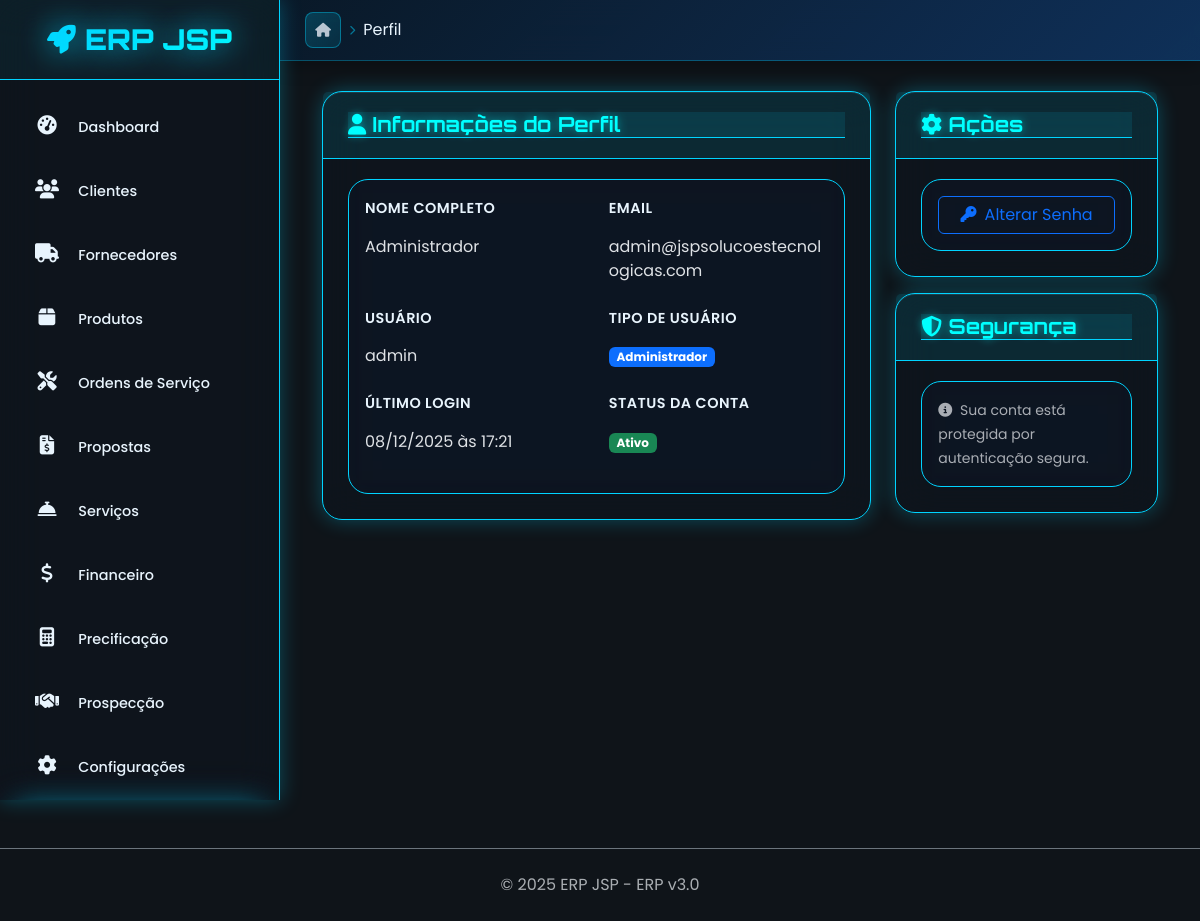
The app's page /auth/perfil (signed in) with its own data.
### app/auth/usuario_model.py (models this page shows, shortened)
class Usuario(BaseModel, UserMixin):
    __tablename__ = 'usuarios'
    nome = db.Column(db.String(100), nullable=False)
    email = db.Column(db.String(120), unique=True, nullable=False, index=True)
    usuario = db.Column(db.String(50), unique=True, nullable=False, index=True)  # username
    senha_hash = db.Column(db.String(255), nullable=False)
    telefone = db.Column(db.String(20))
    cargo = db.Column(db.String(100))
    departamento = db.Column(db.String(100))
    tipo_usuario = db.Column(db.String(20), default='usuario', nullable=False)
    email_confirmado = db.Column(db.Boolean, default=False)
    primeiro_login = db.Column(db.Boolean, default=True)
    ultimo_login = db.Column(db.DateTime)
    tentativas_login = db.Column(db.Integer, default=0)
    bloqueado_ate = db.Column(db.DateTime)
    tema_preferido = db.Column(db.String(20), default='light')  # light, dark
    idioma = db.Column(db.String(5), default='pt-BR')
    timezone = db.Column(db.String(50), default='America/Sao_Paulo')
    @property
    def tipo_usuario_formatado(self):
        tipos = {
            'admin': 'Administrador',
            'usuario': 'Usuário',
            'operador': 'Operador',
            'readonly': 'Apenas Leitura'
        }
        return tipos.get(self.tipo_usuario, self.tipo_usuario.title())
    @property
    def status_conta(self):
        if not self.ativo:
            return 'inativo'
        elif self.esta_bloqueado:
            return 'bloqueado'
        elif not self.email_confirmado:
            return 'pendente_confirmacao'
        else:
            return 'ativo'
    @property
    def status_cor(self):
        cores = {
            'ativo': 'success',
            'inativo': 'secondary',
            'bloqueado': 'danger',
            'pendente_confirmacao': 'warning'
        }
        return cores.get(self.status_conta, 'secondary')
    @property
    def esta_bloqueado(self):
        if self.bloqueado_ate:
            return datetime.now() < self.bloqueado_ate
        return False

### app/auth/auth_routes.py (the view)
@auth_bp.route('/perfil')
@login_required
def perfil():
    return render_template('auth/perfil.html', usuario=current_user)

### app/auth/auth_routes.py (called while the page is built)
@auth_bp.app_context_processor
def inject_auth_vars():
    return {
        'current_user': current_user,
        'is_authenticated': current_user.is_authenticated if current_user else False
    }

### app/extensoes.py (called while the page is built)
def init_extensions(app):
    db.init_app(app)
    migrate.init_app(app, db)
    login_manager.init_app(app)
    login_manager.login_view = 'auth.login'
    login_manager.login_message = 'Por favor, faça login para acessar esta página.'
    login_manager.login_message_category = 'info'
    @login_manager.user_loader
    def load_user(user_id):
        try:
            from app.auth.usuario_model import Usuario
            return Usuario.query.get(int(user_id))
        except Exception as e:
            print(f"⚠️ Erro no load_user: {e}")
            return None
    import os
    db_path = app.config.get('SQLALCHEMY_DATABASE_URI')
    if db_path and db_path.startswith('sqlite:///'):
        db_file = db_path.replace('sqlite:///', '')
        db_dir = os.path.dirname(db_file)
        if db_dir and not os.path.exists(db_dir):
            os.makedirs(db_dir, exist_ok=True)

### app/auth/templates/auth/perfil.html (shortened to what this page needs)
{% extends "base.html" %}
{% block breadcrumb %}
<li class="breadcrumb-item active">Perfil</li>
{% endblock %}
{% block content %}
<div class="container-fluid">
    <div class="row">
        <div class="col-md-8">
            <div class="card">
                <div class="card-header">
                    <h5 class="card-title mb-0">
                        <i class="fas fa-user"></i>
                        Informações do Perfil
                    </h5>
                </div>
                <div class="card-body">
                    <div class="row mb-3">
                        <div class="col-md-6">
                            <label class="form-label">Nome Completo</label>
                            <div class="form-control-plaintext">{{ usuario.nome }}</div>
                        </div>
                        <div class="col-md-6">
                            <label class="form-label">Email</label>
                            <div class="form-control-plaintext">{{ usuario.email }}</div>
                        </div>
                    </div>
                    <div class="row mb-3">
                        <div class="col-md-6">
                            <label class="form-label">Usuário</label>
                            <div class="form-control-plaintext">{{ usuario.usuario }}</div>
                        </div>
                        <div class="col-md-6">
                            <label class="form-label">Tipo de Usuário</label>
                            <div class="form-control-plaintext">
                                <span class="badge bg-primary">{{ usuario.tipo_usuario_formatado }}</span>
                            </div>
                        </div>
                    </div>
                    <div class="row mb-3">
                        <div class="col-md-6">
                            <label class="form-label">Último Login</label>
                            <div class="form-control-plaintext">
                                {% if usuario.ultimo_login %}
                                    {{ usuario.ultimo_login.strftime('%d/%m/%Y às %H:%M') }}
                                {% else %}
                                    Primeiro acesso
                                {% endif %}
                            </div>
                        </div>
                        <div class="col-md-6">
                            <label class="form-label">Status da Conta</label>
                            <div class="form-control-plaintext">
                                <span class="badge bg-{{ usuario.status_cor }}">
                                    {{ usuario.status_conta.replace('_', ' ').title() }}
                                </span>
                            </div>
                        </div>
                    </div>
                </div>
            </div>
        </div>
        <div class="col-md-4">
            <div class="card">
                <div class="card-header">
                    <h5 class="card-title mb-0">
                        <i class="fas fa-cog"></i>
                        Ações
                    </h5>
                </div>
                <div class="card-body">
                    <div class="d-grid gap-2">
                        <a href="{{ url_for('auth.alterar_senha') }}" class="btn btn-outline-primary">
                            <i class="fas fa-key me-2"></i>Alterar Senha
                        </a>
                    </div>
                </div>
            </div>
            <div class="card mt-3">
                <div class="card-header">
                    <h5 class="card-title mb-0">
                        <i class="fas fa-shield-alt"></i>
                        Segurança
                    </h5>
                </div>
                <div class="card-body">
                    <small class="text-muted">
                        <i class="fas fa-info-circle me-1"></i>
                        Sua conta está protegida por autenticação segura.
                    </small>
                </div>
            </div>
        </div>
    </div>
</div>
{% endblock %}

### static/css/neon-theme.css (style rules this page uses)
:root { --neon-blue: #00d4ff; --neon-cyan: #00ffff; --neon-orange: #ff6b35; --neon-pink: #ff006e; --neon-green: #39ff14; --bg-primary: #0a0a0f; --bg-secondary: #1a1a2e; --bg-tertiary: #16213e; --bg-card: #0f3460; --bg-glass: rgba(15, 52, 96, 0.1); --gradient-primary: linear-gradient(135deg, var(--neon-blue) 0%, var(--neon-cyan) 100%); --gradient-secondary: linear-gradient(135deg, var(--neon-orange) 0%, var(--neon-pink) 100%); --gradient-bg: linear-gradient(135deg, #0a0a0f 0%, #1a1a2e 50%, #16213e 100%); --shadow-blue: 0 0 20px rgba(0, 212, 255, 0.3); --shadow-orange: 0 0 20px rgba(255, 107, 53, 0.3); --shadow-glow: 0 0 30px rgba(0, 212, 255, 0.5); --text-primary: #ffffff; --text-secondary: #b8c5d1; --text-muted: #6b7688; --text-neon: var(--neon-cyan); --sidebar-width: 280px; --sidebar-collapsed: 80px; }
* { margin: 0; padding: 0; box-sizing: border-box; }
html, body { height: 100%; font-family: 'Poppins', sans-serif; background: var(--gradient-bg); color: var(--text-primary); overflow-x: hidden; }
.neon-card, .card { background: rgba(15, 52, 96, 0.1); backdrop-filter: blur(20px); border: 1px solid rgba(0, 212, 255, 0.3); border-radius: 20px; padding: 25px; box-shadow: var(--shadow-blue), inset 0 1px 0 rgba(255, 255, 255, 0.1); transition: all 0.3s ease; }
.card-header { border-bottom: 1px solid rgba(0, 212, 255, 0.2); background: rgba(0, 212, 255, 0.05); padding: 20px 25px; margin: -25px -25px 20px -25px; border-radius: 20px 20px 0 0; color: var(--neon-cyan); }
.card-title, h1, h2, h3, h4 { font-family: 'Orbitron', monospace; font-size: 1.3rem; font-weight: 700; color: var(--neon-cyan); margin: 0; text-shadow: 0 0 10px rgba(0, 255, 255, 0.5); }
.form-label { font-weight: 600; color: var(--text-primary); margin-bottom: 8px; font-size: 0.9rem; text-transform: uppercase; letter-spacing: 0.5px; }

### static/css/form-override.css (style rules this page uses)
html body .card, html body .card-body, html body .container .card, html body .container .card-body, html body .row .card, html body .row .card-body, html body .col .card, html body .col .card-body, .main-content .card, .main-content .card-body, .content-wrapper .card, .content-wrapper .card-body { background: rgba(15, 52, 96, 0.05) !important; border: 1px solid #00D4FF !important; border-radius: 20px !important; backdrop-filter: blur(20px) !important; }
html body .card-header, html body .card-title { background: rgba(0, 212, 255, 0.1) !important; border-bottom: 1px solid #00D4FF !important; color: #00FFFF !important; }
html body .container, html body .container-fluid, html body .main-content, html body .content-wrapper { background: transparent !important; }
html body label { color: #E8F4FD !important; }
html body { background: #0F1419 !important; color: #E8F4FD !important; }

### records on screen
Usuario: nome "Administrador", email "admin@jspsolucoestecnologicas.com", usuario "admin", tipo_usuario_formatado "Administrador", ultimo_login "08/12/2025 às 17:21", status_conta.replace "Ativo"

### other values on screen
{{ COMPANY_NAME }} "ERP JSP"
{{ SYSTEM_VERSION }} "3.0"
